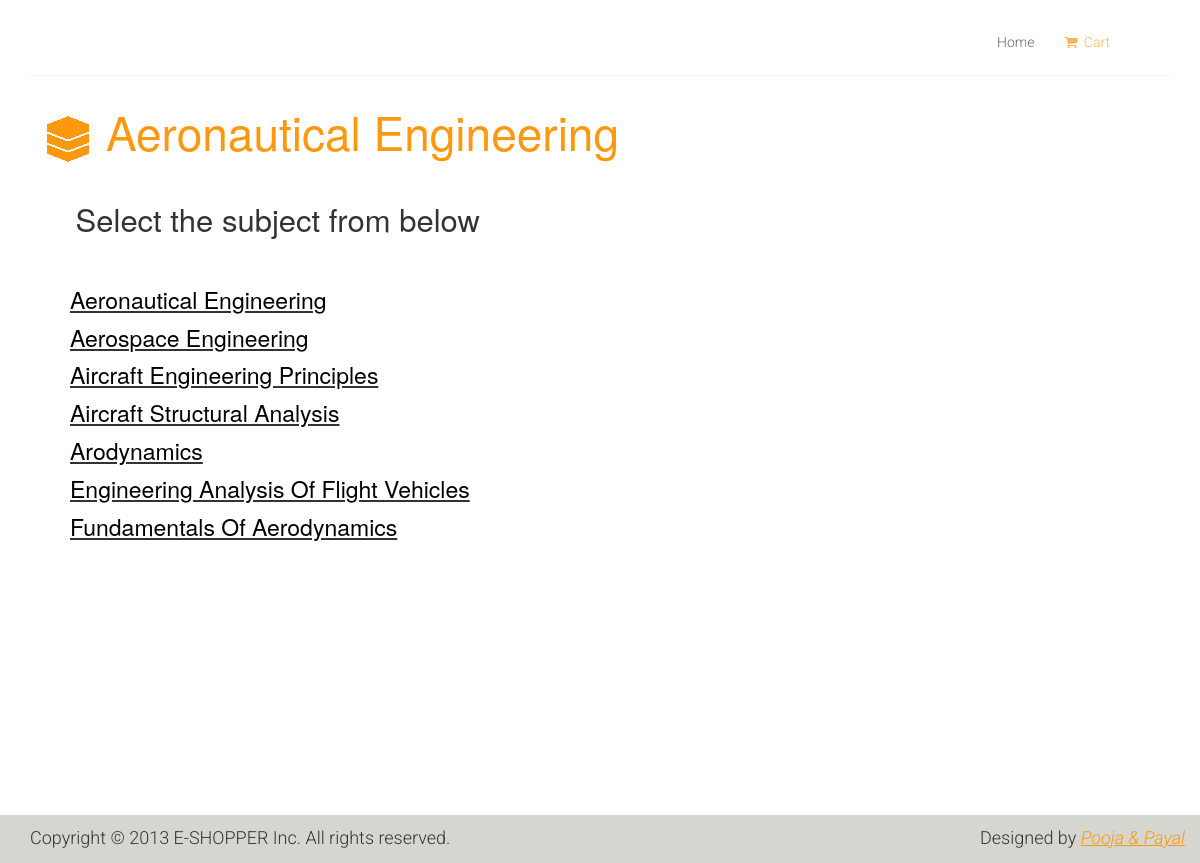
Page /code/book-category.php?CatId=1 on the committed database.
### tables this page shows
CREATE TABLE IF NOT EXISTS `category` (
  `id` int(11) NOT NULL AUTO_INCREMENT,
  `cat_name` varchar(256) DEFAULT NULL,
  `created_at` datetime NOT NULL,
  PRIMARY KEY (`id`)
);

CREATE TABLE IF NOT EXISTS `books` (
  `id` int(11) NOT NULL AUTO_INCREMENT,
  `cat_id` int(11) DEFAULT NULL,
  `book_name` varchar(256) DEFAULT NULL,
  `photo` varchar(256) DEFAULT NULL,
  `total_quantity` int(11) DEFAULT NULL,
  `price` int(11) DEFAULT NULL,
  `author` varchar(256) DEFAULT NULL,
  `edition` varchar(250) DEFAULT NULL,
  `publisher` varchar(250) DEFAULT NULL,
  `book_desc` text,
  `created_at` datetime NOT NULL,
  PRIMARY KEY (`id`)
);

### code/book-category.php (the view, shortened to what this page needs)
<?php
   $getCategory = mysql_fetch_array(mysql_query("SELECT * FROM `category` WHERE id ='".$_REQUEST['CatId']."'"));
?>
<!DOCTYPE html>
<html lang="en">
<?php include'includes/header.php';?>
<body class="leap-interactive" leap-disable-tap="true" leap-disable-hover="true">
<header id="header">
    <div class="header-middle">
        <div class="container">
            <div class="row">
                <div class="col-sm-8">
                    <div class="shop-menu pull-right">
                        <ul class="nav navbar-nav" style="width: 134%; margin-left: 250%;">
                            <li><a href="index.php" class="leap-interactive">Home</a></li>
                            <li><a href="cart.php" class="active leap-interactive"><i class="fa fa-shopping-cart"></i> Cart</a></li>
                        </ul>
                    </div>
                </div>
            </div>
        </div>
    </div>
</header>
<section>
    <div class="container">
        <h1 style="color: #FE980F;"> <img src="images/home/download.png" alt="" /><?php echo $getCategory['cat_name']; ?></h1>
        <div>
            <div style="margin-left: 4%;">
                <h3>Select the subject from below</h3></br>
            </div>
            <ul style="list-style-type: square;">
               <?php $getbooks = mysql_query("SELECT * FROM `books` WHERE cat_id = '".$getCategory['id']."'");
                while($getbooksarray = mysql_fetch_array($getbooks)) { ?>
                    <u><li><h4><a href="product-details.php?BkId=<?php echo $getbooksarray['id']; ?>" style="color:black" class="leap-interactive"><?php echo $getbooksarray['book_name']; ?></a></h4></li></u>
                <?php } ?>
            </ul>
        </div>
    </div>
</section>
<?php include'includes/footer.php'; ?>
</body>
</html>

### code/css/main.css (style rules this page uses)
body { font-family: 'Roboto', sans-serif; background:; position: relative; font-weight:400px; }
ul li { list-style: none; }
a { -webkit-transition: 300ms; -moz-transition: 300ms; -o-transition: 300ms; transition: 300ms; }
h1, h2, h3, h4, h5, h6 { font-family: 'Roboto', sans-serif; }
.header-middle .container .row { border-bottom: 1px solid #f5f5f5; margin-left: 0; margin-right: 0; padding-bottom: 20px; padding-top: 20px; }
.header-middle .container .row .col-sm-8 { padding-right:0; }
.shop-menu ul li { display:inline-block; padding-left: 15px; padding-right: 15px; }
.shop-menu ul li:last-child { padding-right: 0; }
.shop-menu ul li a { background: #FFFFFF; color: #696763; font-family: 'Roboto', sans-serif; font-size: 14px; font-weight: 300; padding:0; padding-right: 0; margin-top: 10px; }
.shop-menu ul li a i { margin-right:3px; }
.mainmenu ul li a:hover, .mainmenu ul li a.active, .shop-menu ul li a.active { background:none; color:#fdb45e; }

### rows in the picture
category: cat_name "Aeronautical Engineering"
books: book_name "Aeronautical Engineering"
books: book_name "Aerospace Engineering"
books: book_name "Aircraft Engineering Principles"
books: book_name "Aircraft Structural Analysis"
books: book_name "Arodynamics"
books: book_name "Engineering Analysis Of Flight Vehicles"
books: book_name "Fundamentals Of Aerodynamics"
